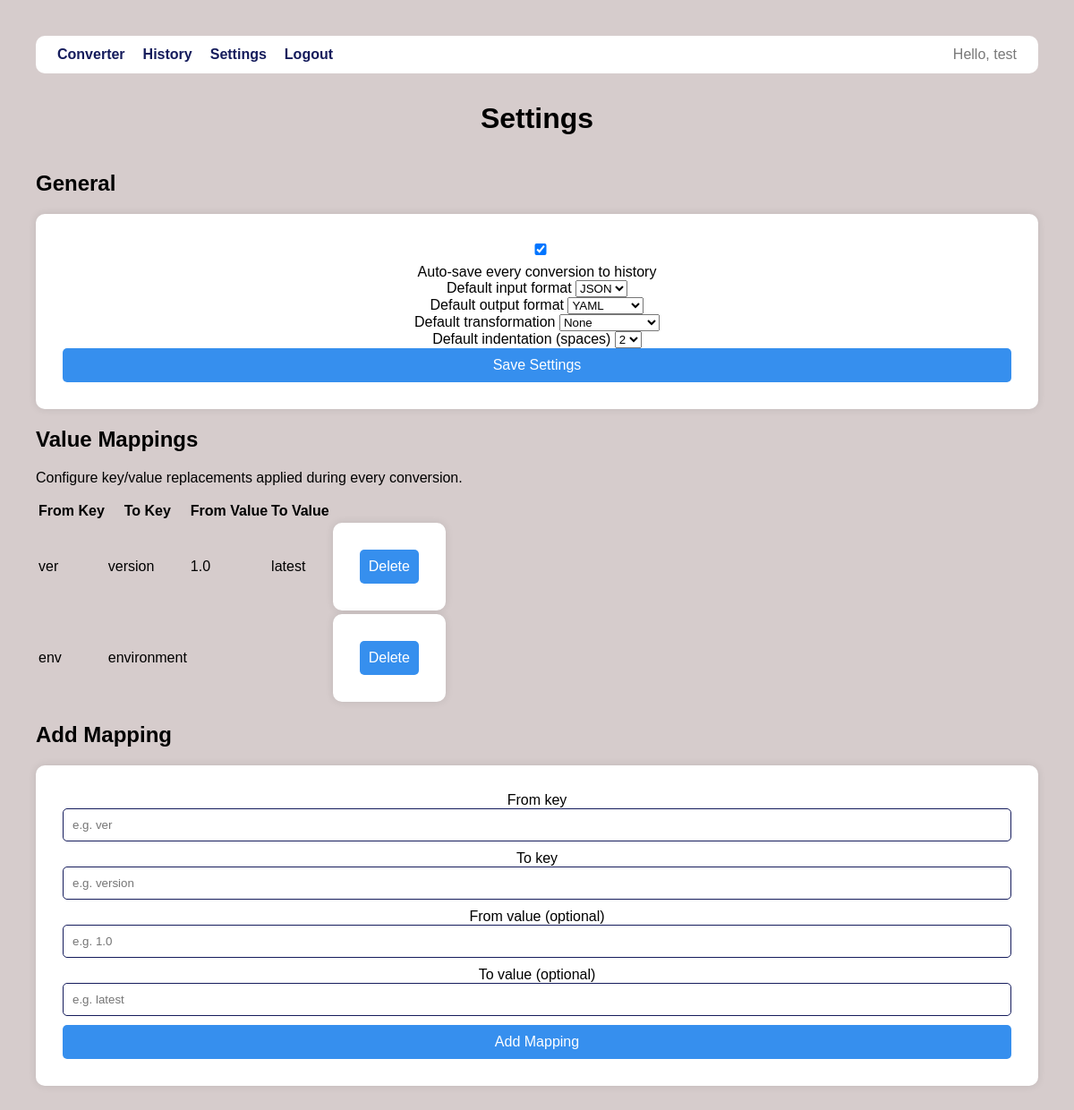
/settings.php (signed in), run on the app's committed database.
### tables this page shows
CREATE TABLE IF NOT EXISTS settings (
    id INT AUTO_INCREMENT PRIMARY KEY,
    user_id CHAR(32) NOT NULL UNIQUE,
    auto_save TINYINT(1) DEFAULT 1,
    default_input_format VARCHAR(10) DEFAULT 'json',
    default_output_format VARCHAR(10) DEFAULT 'yaml',
    default_transformation VARCHAR(20) DEFAULT 'none',
    default_indentation INT DEFAULT 2,
    FOREIGN KEY (user_id) REFERENCES users(id)
);

CREATE TABLE IF NOT EXISTS value_mappings (
    id INT AUTO_INCREMENT PRIMARY KEY,
    user_id CHAR(32) NOT NULL,
    from_key VARCHAR(100) NOT NULL,
    to_key VARCHAR(100) NOT NULL,
    from_value VARCHAR(100),
    to_value VARCHAR(100),
    FOREIGN KEY (user_id) REFERENCES users(id)
);

### settings.php (called while the page is built, shortened)
<?php
require_once 'includes/header.php';
require_once 'db.php';
$user_id = $_SESSION['user_id'];
$stmt = $conn->prepare("SELECT * FROM settings WHERE user_id = ?");
$stmt->execute([$user_id]);
$settings = $stmt->get_result()->fetch_assoc();
$stmt = $conn->prepare("SELECT * FROM value_mappings WHERE user_id = ?");
$stmt->execute([$user_id]);
$mappings = $stmt->get_result()->fetch_all(MYSQLI_ASSOC);
require 'views/settings.php';

### views/settings.php (the view, shortened to what this page needs)
<div class="settings">
    <h1>Settings</h1>
    <section>
        <h2>General</h2>
        <form method="POST">
            <div class="form-group">
                <label for="auto_save">
                    <input type="checkbox" id="auto_save" name="auto_save" <?php echo $settings['auto_save'] ? 'checked' : ''; ?>>
                    Auto-save every conversion to history
                </label>
            </div>
            <div class="form-group">
                <label for="default_input_format">Default input format</label>
                <select id="default_input_format" name="default_input_format">
                    <option value="json" <?php echo $settings['default_input_format'] === 'json' ? 'selected' : ''; ?>>JSON</option>
                </select>
            </div>
            <div class="form-group">
                <label for="default_output_format">Default output format</label>
                <select id="default_output_format" name="default_output_format">
                    <option value="yaml"       <?php echo $settings['default_output_format'] === 'yaml'       ? 'selected' : ''; ?>>YAML</option>
                </select>
            </div>
            <div class="form-group">
                <label for="default_transformation">Default transformation</label>
                <select id="default_transformation" name="default_transformation">
                    <option value="none" <?php echo $settings['default_transformation'] === 'none' ? 'selected' : ''; ?>>None</option>
                </select>
            </div>
            <div class="form-group">
                <label for="default_indentation">Default indentation (spaces)</label>
                <select id="default_indentation" name="default_indentation">
                    <option value="2" <?php echo (int)$settings['default_indentation'] === 2 ? 'selected' : ''; ?>>2</option>
                </select>
            </div>
            <button type="submit" name="save_settings">Save Settings</button>
        </form>
    </section>
    <section>
        <h2>Value Mappings</h2>
        <p>Configure key/value replacements applied during every conversion.</p>
        <table>
            <thead>
                <tr>
                    <th>From Key</th>
                    <th>To Key</th>
                    <th>From Value</th>
                    <th>To Value</th>
                    <th></th>
                </tr>
            </thead>
            <tbody>
                <?php foreach ($mappings as $mapping): ?>
                <tr>
                    <td><?php echo htmlspecialchars($mapping['from_key']); ?></td>
                    <td><?php echo htmlspecialchars($mapping['to_key']); ?></td>
                    <td><?php echo htmlspecialchars($mapping['from_value'] ?? ''); ?></td>
                    <td><?php echo htmlspecialchars($mapping['to_value'] ?? ''); ?></td>
                    <td>
                        <form method="POST">
                            <button type="submit" name="delete_mapping">Delete</button>
                        </form>
                    </td>
                </tr>
                <?php endforeach; ?>
            </tbody>
        </table>
    </section>
    <section>
        <h2>Add Mapping</h2>
        <form method="POST">
            <div class="form-group">
                <label for="from_key">From key</label>
                <input type="text" id="from_key" name="from_key" placeholder="e.g. ver">
            </div>
            <div class="form-group">
                <label for="to_key">To key</label>
                <input type="text" id="to_key" name="to_key" placeholder="e.g. version">
            </div>
            <div class="form-group">
                <label for="from_value">From value <span>(optional)</span></label>
                <input type="text" id="from_value" name="from_value" placeholder="e.g. 1.0">
            </div>
            <div class="form-group">
                <label for="to_value">To value <span>(optional)</span></label>
                <input type="text" id="to_value" name="to_value" placeholder="e.g. latest">
            </div>
            <button type="submit" name="add_mapping">Add Mapping</button>
        </form>
    </section>
</div>
<?php require_once 'includes/footer.php'; ?>

### public/style.css (style rules this page uses)
body { font-family: Arial, sans-serif; background-color: #d6cccc; margin: 0; padding: 40px; }
h1 { text-align: center; margin-bottom: 40px; }
form { background: #ffffff; padding: 30px; border-radius: 10px; box-shadow: 0 0 10px rgba(0,0,0,0.1); width: auto; text-align: center; }
input { width: 100%; padding: 10px; margin-bottom: 10px; border: 1px solid #151c5c; border-radius: 5px; box-sizing: border-box; }
button { width: 100%; padding: 10px; border: none; border-radius: 5px; background-color: #368fee; color: white; font-size: 16px; }

### data on the page
settings: auto_save "☑", default_input_format "JSON", default_output_format "YAML", default_transformation "None", default_indentation "2"
value_mappings: from_key "ver", to_key "version", from_value "1.0", to_value "latest"
value_mappings: from_key "env", to_key "environment"

### other printed values
$_SESSION["username"] "test"
